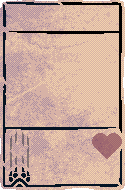
#> input picture image/card_foil/card_empty-resources.assets-3411.png, 125 x 190 px, found by its file name
$ python auto_craft_card.py
#> lines starting #> are read from the running program, lines starting #| are printed output that depends on the picture
### crafting_helper.py
# -*- coding: utf-8 -*-
"""
Created on Tue Apr  5 14:49:26 2022

@author: Nghia
"""
import matplotlib.pyplot as plt
import numpy as np
from PIL import Image, ImageDraw, ImageFont
from enum import Enum, auto

#nghiant: from stackoverflow (https://stackoverflow.com/questions/49530282/python-pil-decrease-letter-spacing)

def parse_csv_entry(entry):
    entry = entry.split(',')
    entry_new = []
    i = 0
    flag_list = False
    items = []

    while i < len(entry):
        if flag_list:
            item = entry[i]
            if item:
                if item[-1] == '"':
                    flag_list = False
                    items.append(item[:-1])
                    entry_new.append(items)
                else:
                    items.append(item)
            else:
                items.append(item)
            i = i+1
            continue


        item = entry[i]
        if item:
            if item[0] == '"':
                flag_list = True
                items = [item[1:]]
            else:
                entry_new.append(item)
        else:
            entry_new.append(item)
        i = i+1
        continue
    return entry_new

# [35 lines left out: function draw_text_psd_style, not called in this run]

#nghiant_end

class Alignment(Enum):
    TOP_LEFT = auto()
    TOP_RIGHT = auto()
    TOP_CENTER = auto()
    MID_LEFT = auto()
    MID_RIGHT = auto()
    MID_CENTER = auto()
    BOT_LEFT = auto()
    BOT_RIGHT = auto()
    BOT_CENTER = auto()

# [78 lines left out: functions get_obj_coord, crop_single_color_object, render_text_object, not called in this run]

def PIL_palette_to_RGBA_numpy_float(img):
    return np.asarray(img.convert('RGBA'), dtype=np.float32) / 255

def prepare_image(img_file, scale=1):
    img = Image.open(img_file)
    img = img.resize((int(img.size[0] * scale), int(img.size[1] * scale)), resample=Image.NEAREST)
    return PIL_palette_to_RGBA_numpy_float(img)

# [28 lines left out: function add_overlay, not called in this run]

### class_Card_template.py
# -*- coding: utf-8 -*-
"""
Created on Sat Apr  9 09:59:33 2022

@author: nghia_sv
"""

def select_template(foil_type='normal', n_sigil=1, is_special_stat=False, is_with_power=False, n_tribe=0):
    if foil_type == 'normal' and n_sigil < 2 and is_special_stat:
        return Card_template_normal_special_stat
    if foil_type == 'normal' and n_sigil == 2:
        return Card_template_normal_double_sigil
    if foil_type == 'rare' and n_sigil == 2 and n_tribe < 2:
        return Card_template_rare_double_sigil
    if foil_type == 'rare' and n_sigil == 1 and n_tribe == 5:
        return Card_template_rare_five_tribe
    if foil_type == 'rare' and n_sigil == 2 and n_tribe == 5:
        return Card_template_rare_double_sigil_five_tribe
    if foil_type == 'rare':
        return Card_template_rare
    if foil_type == 'hare' and is_with_power:
        return Card_template_hare_with_power
    if foil_type == 'hare' and n_sigil == 2:
        return Card_template_hare_double_sigil
    if foil_type == 'hare' and n_sigil < 2:
        return Card_template_hare
    if foil_type == 'normal' and n_sigil < 2 and not is_special_stat:
        return Card_template

class Card_template:
    SCALE_FOIL = 4
    SCALE_TRIBE = 1.7
    SCALE_PORTRAIT = 4
    SCALE_STAT_COST = 3
    SCALE_NAME = 4
    SCALE_SIGIL = 3.6
    SCALE_OVERLAY = 4

    TRIBE_X = 0 * SCALE_FOIL
    TRIBE_Y = 0 * SCALE_FOIL

    PORTRAIT_X =  6 * SCALE_FOIL
    PORTRAIT_Y = 33 * SCALE_FOIL

    STAT_COST_X = 119 * SCALE_FOIL
    STAT_COST_Y =  21 * SCALE_FOIL

    STAT_POWER_X =  18 * SCALE_FOIL
    STAT_POWER_Y = 133 * SCALE_FOIL

    STAT_HEALTH_X = 107 * SCALE_FOIL
    STAT_HEALTH_Y = 148 * SCALE_FOIL

    SIGIL_X =  62 * SCALE_FOIL
    SIGIL_Y = 157 * SCALE_FOIL

    NAME_FONT = 'HEAVYWEI.TTF'
    NAME_FONT_SIZE = 24 * SCALE_NAME
    NAME_LETTER_SPACING = 6 * SCALE_NAME
    NAME_MAX_WIDTH = 107 * SCALE_FOIL

    NAME_X = 63 * SCALE_FOIL
    NAME_Y = 18 * SCALE_FOIL

    STAT_FONT = 'HEAVYWEI.TTF'
    STAT_FONT_SIZE = 49 * SCALE_STAT_COST

    CARD_FOIL = 'card_foil/card_empty-resources.assets-3411.png'

    OVERLAY_X = 0 * SCALE_OVERLAY
    OVERLAY_Y = 0 * SCALE_OVERLAY

class Card_template_rare(Card_template):
    SCALE_FOIL = Card_template.SCALE_FOIL
    NAME_MAX_WIDTH = 101 * SCALE_FOIL
    CARD_FOIL = 'card_foil/card_empty_rare-resources.assets-1743.png'

class Card_template_hare(Card_template):
    SCALE_FOIL = Card_template.SCALE_FOIL
    NAME_MAX_WIDTH = 101 * SCALE_FOIL
    STAT_HEALTH_X = 95 * SCALE_FOIL
    STAT_HEALTH_Y = 150 * SCALE_FOIL
    CARD_FOIL = 'card_foil/card_terrain_empty-resources.assets-1924.png'

class Card_template_normal_double_sigil(Card_template):
    SCALE_FOIL = Card_template.SCALE_FOIL
    STAT_HEALTH_X = 107 * SCALE_FOIL
    STAT_HEALTH_Y = 148 * SCALE_FOIL
    SCALE_SIGIL = 2.6
    SIGIL_X = [ 50 * SCALE_FOIL,  77 * SCALE_FOIL]
    SIGIL_Y = [168 * SCALE_FOIL, 147 * SCALE_FOIL]

class Card_template_normal_special_stat(Card_template):
    SCALE_FOIL = Card_template.SCALE_FOIL
    STAT_POWER_X =  23 * SCALE_FOIL
    STAT_POWER_Y = 130 * SCALE_FOIL
    SCALE_STAT_POWER = 3.6

class Card_template_hare_double_sigil(Card_template_hare):
    SCALE_FOIL = Card_template_hare.SCALE_FOIL
    SCALE_SIGIL = 2.6
    SIGIL_X = [ 35 * SCALE_FOIL,  62 * SCALE_FOIL]
    SIGIL_Y = [168 * SCALE_FOIL, 147 * SCALE_FOIL]

class Card_template_rare_double_sigil(Card_template_rare):
    SCALE_FOIL = Card_template_rare.SCALE_FOIL
    SCALE_SIGIL = 2.6
    SIGIL_X = [ 50 * SCALE_FOIL,  77 * SCALE_FOIL]
    SIGIL_Y = [168 * SCALE_FOIL, 147 * SCALE_FOIL]

class Card_template_hare_with_power(Card_template_hare):
    SCALE_FOIL = Card_template.SCALE_FOIL
    STAT_HEALTH_X = 107 * SCALE_FOIL
    STAT_HEALTH_Y = 148 * SCALE_FOIL

class Card_template_rare_double_sigil_five_tribe(Card_template_rare): #hydra
    SCALE_FOIL = Card_template.SCALE_FOIL
    SCALE_SIGIL = 2.6
    SIGIL_X = [ 35 * SCALE_FOIL,  62 * SCALE_FOIL]
    SIGIL_Y = [168 * SCALE_FOIL, 147 * SCALE_FOIL]
    TRIBE_X = [0 * SCALE_FOIL, 39 * SCALE_FOIL, 78 * SCALE_FOIL, 16 * SCALE_FOIL, 62 * SCALE_FOIL]
    TRIBE_Y = [0 * SCALE_FOIL,  0 * SCALE_FOIL,  0 * SCALE_FOIL, 83 * SCALE_FOIL, 83 * SCALE_FOIL]

class Card_template_rare_five_tribe(Card_template_rare): #amalgam
    SCALE_FOIL = Card_template.SCALE_FOIL
    TRIBE_X = [0 * SCALE_FOIL, 39 * SCALE_FOIL, 78 * SCALE_FOIL, 16 * SCALE_FOIL, 62 * SCALE_FOIL]
    TRIBE_Y = [0 * SCALE_FOIL,  0 * SCALE_FOIL,  0 * SCALE_FOIL, 83 * SCALE_FOIL, 83 * SCALE_FOIL]

### auto_craft_card.py
# -*- coding: utf-8 -*-
"""
Created on Fri Apr  8 01:51:45 2022

@author: nghia_sv
"""

import numpy as np
from PIL import Image
import matplotlib.pyplot as plt

from class_Card_data import Card_data as CD
from class_Card_template import select_template

import crafting_helper as crafter
from crafting_helper import Alignment


#nghiant: we need some pixel-perfect shit by scaling up every component
#--foil: x4
#--portrait: x4
#--stat_summon: x3
#--font: heavyweight (size, no-scale: 49)
#--stat_power: x3 (size: 147)
#--stat_health: x3 (size: 147)

ROOT = 'C:/Users/nghia_sv/Desktop/image/'
SAVE_DIR = 'collection/'


#tribe
CARD_TRIBE_BIRD = 'card_tribe/tribeicon_bird-resources.assets-3246.png'
CARD_TRIBE_CANINE = 'card_tribe/tribeicon_canine-resources.assets-1637.png'
CARD_TRIBE_HOOVED = 'card_tribe/tribeicon_hooved-resources.assets-1616.png'
CARD_TRIBE_INSECT = 'card_tribe/tribeicon_insect-resources.assets-2422.png'
CARD_TRIBE_REPTILE = 'card_tribe/tribeicon_reptile-resources.assets-2914.png'

card_tribe_ref = {'bird': ROOT + CARD_TRIBE_BIRD, 'canine': ROOT + CARD_TRIBE_CANINE, 'hooved': ROOT + CARD_TRIBE_HOOVED, 'insect': ROOT + CARD_TRIBE_INSECT, 'reptile': ROOT + CARD_TRIBE_REPTILE}
card_tribe_special = ['squirrel']

#portrait
CARD_PORTRAIT_SOURCE = 'card_portrait/'
CARD_OVERLAY_SOURCE = 'card_overlay/'

#sigil dataset
CARD_SIGIL_SOURCE = 'card_sigil/'
with open('sigil_data.csv') as csv_file:
#> (reads sigil_data.csv from the repository)
    sigil_data = csv_file.readlines()

sigil_data = [sigil.split(',') for sigil in sigil_data[1:]]
sigil_data_ref = {sigil[0]: ROOT + CARD_SIGIL_SOURCE + sigil[1] for sigil in sigil_data}

#stat
STAT_COST_10BONE = 'card_stat/cost_10bone-resources.assets-3475.png'
STAT_COST_1BLOOD = 'card_stat/cost_1blood-resources.assets-1295.png'
STAT_COST_1BONE = 'card_stat/cost_1bone-resources.assets-1631.png'
STAT_COST_2BLOOD = 'card_stat/cost_2blood-resources.assets-1286.png'
STAT_COST_2BONE = 'card_stat/cost_2bone-resources.assets-3788.png'
STAT_COST_3BLOOD = 'card_stat/cost_3blood-resources.assets-3641.png'
STAT_COST_3BONE = 'card_stat/cost_3bone-resources.assets-4069.png'
STAT_COST_4BLOOD = 'card_stat/cost_4blood-resources.assets-1875.png'
STAT_COST_4BONE = 'card_stat/cost_4bone-resources.assets-3013.png'
STAT_COST_5BONE = 'card_stat/cost_5bone-resources.assets-2576.png'
STAT_COST_6BONE = 'card_stat/cost_6bone-resources.assets-1711.png'
STAT_COST_7BONE = 'card_stat/cost_7bone-resources.assets-2040.png'
STAT_COST_8BONE = 'card_stat/cost_8bone-resources.assets-1279.png'
STAT_COST_9BONE = 'card_stat/cost_9bone-resources.assets-3504.png'
STAT_COST_BLUEGEM = 'card_stat/cost_bluegem-resources.assets-2473.png'
STAT_COST_GREENGEM = 'card_stat/cost_greengem-resources.assets-3959.png'
STAT_COST_ORANGEGEM = 'card_stat/cost_orangegem-resources.assets-4188.png'
STAT_POWER_ANTS = 'card_stat/ants_stat_icon-resources.assets-2013.png'
STAT_POWER_BELL = 'card_stat/bell_stat_icon-resources.assets-1296.png'
STAT_POWER_BONES = 'card_stat/bones_stat_icon-resources.assets-3539.png'
STAT_POWER_CARDSINHAND = 'card_stat/cardsinhand_stat_icon-resources.assets-2081.png'
STAT_POWER_MIRROR = 'card_stat/mirror_stat_icon-resources.assets-3449.png'
STAT_POWER_SACRIFICES = 'card_stat/sacrifices_stat_icon-resources.assets-1957.png'

stat_ref = {'10bone': ROOT + STAT_COST_10BONE,
            '1blood': ROOT + STAT_COST_1BLOOD,
            '1bone': ROOT + STAT_COST_1BONE,
            '2blood': ROOT + STAT_COST_2BLOOD,
            '2bone': ROOT + STAT_COST_2BONE,
            '3blood': ROOT + STAT_COST_3BLOOD,
            '3bone': ROOT + STAT_COST_3BONE,
            '4blood': ROOT + STAT_COST_4BLOOD,
            '4bone': ROOT + STAT_COST_4BONE,
            '5bone': ROOT + STAT_COST_5BONE,
            '6bone': ROOT + STAT_COST_6BONE,
            '7bone': ROOT + STAT_COST_7BONE,
            '8bone': ROOT + STAT_COST_8BONE,
            '9bone': ROOT + STAT_COST_9BONE,
            'bluegem': ROOT + STAT_COST_BLUEGEM,
            'greengem': ROOT + STAT_COST_GREENGEM,
            'orangegem': ROOT + STAT_COST_ORANGEGEM,
            'ants': ROOT + STAT_POWER_ANTS,
            'bell': ROOT + STAT_POWER_BELL,
            'bones': ROOT + STAT_POWER_BONES,
            'cardsinhand': ROOT + STAT_POWER_CARDSINHAND,
            'mirror': ROOT + STAT_POWER_MIRROR,
            'sacrifices': ROOT + STAT_POWER_SACRIFICES}

stat_power_special = ['ants','bell','bones','cardsinhand','mirror','sacrifices']

#name
NAME_SPECIAL_SQUID = 'card_overlay/squid_title-resources.assets-3949.png'
name_special_ref = {'_squid_bell': ROOT + NAME_SPECIAL_SQUID,
                    '_squid_cards': ROOT + NAME_SPECIAL_SQUID,
                    '_squid_mirror': ROOT + NAME_SPECIAL_SQUID}

#card dataset
with open('card_data.csv') as csv_file:
#> (reads card_data.csv from the repository)
    card_data = csv_file.readlines()
card_data = [crafter.parse_csv_entry(card) for card in card_data[1:]]


for card in card_data:
    # if card[CD.KEY] != 'stoat_p03':
    #     continue

    if not card[CD.NAME]:
        print('[INFO] skipped unnamed card: "%s"' % card[CD.KEY])
        continue

    print('[INFO] crafting: "%s"' % card[CD.KEY])
    #get template
    n_sigil = len(card[CD.SIGIL]) if type(card[CD.SIGIL]) == list else int(card[CD.SIGIL] is not None)
    n_tribe = len(card[CD.TRIBE]) if type(card[CD.TRIBE]) == list else int(card[CD.TRIBE] is not None)
    is_special_stat = True if card[CD.POWER] in stat_power_special else False
    is_with_power = True if card[CD.POWER] else False

    template = select_template(foil_type= card[CD.FOIL], n_sigil=n_sigil, is_special_stat=is_special_stat, is_with_power=is_with_power, n_tribe=n_tribe)

    #load foil
    card_foil = crafter.prepare_image(ROOT + template.CARD_FOIL, scale=template.SCALE_FOIL)
#> in prepare_image, img is the input picture: PIL image 125x190 P; mean R, G, B, A 197.1, 165.4, 152.8, 252.3
#> in prepare_image, `img = img.resize((int(img.size[0] * scale), int(img.size[1] * scale)),..`:
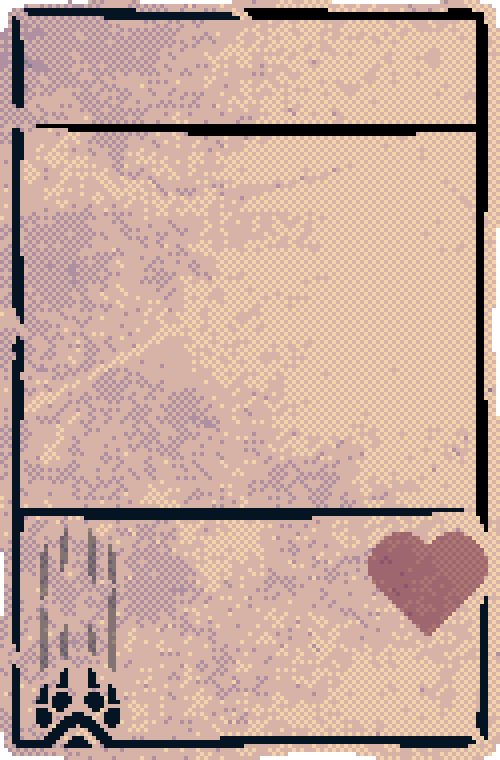
#> img: PIL image 500x760 P; mean R, G, B, A 197.1, 165.4, 152.8, 252.3; transparent parts drawn white

    #load tribe, if any
    tribe_x, tribe_y = template.TRIBE_X, template.TRIBE_Y
    if card[CD.TRIBE]:
        if type(card[CD.TRIBE]) == list:
            assert len(card[CD.TRIBE]) == 5
            card_tribe = []
            for tribe_i in card[CD.TRIBE]:
                card_tribe.append(crafter.prepare_image(card_tribe_ref[tribe_i], scale=template.SCALE_TRIBE))
        elif card[CD.TRIBE] in card_tribe_special:
            card_tribe = None
        else:
            card_tribe = crafter.prepare_image(card_tribe_ref[card[CD.TRIBE]], scale=template.SCALE_TRIBE)
#> (the run stopped early here; a loop or call above may not have finished)
